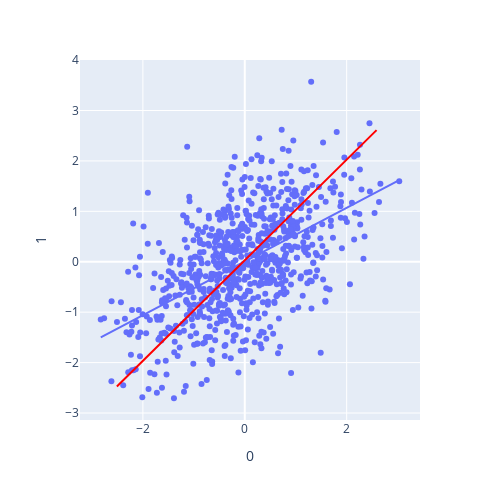

The code cell stored with this chart in its notebook:
### Code cell
cov = np.array([[1, 0.5], [0.5, 1]])
X = np.random.multivariate_normal([0, 0], cov, size=800)

fig = px.scatter(X,x=0,y=1, trendline="ols")
fig.add_traces(
    px.line(sm.PCA(X).project(ncomp=1) ,x=0,y=1).update_traces(line_color="red").data, 
).update_layout(width=500, height=500)

### Figure 1 — Plotly figure (JSON) as saved in the notebook; plotly's stock layout.template omitted (floating-point values rounded to 4 significant figures; data arrays with more than 128 entries replaced by an {"elided": "..."} marker saying what was removed)
{"data": [{"hovertemplate": "0=%{x}<br>1=%{y}<extra></extra>", "legendgroup": "", "marker": {"color": "#636efa", "symbol": "circle"}, "mode": "markers", "name": "", "orientation": "v", "showlegend": false, "type": "scatter", "x": {"elided": "800 float values"}, "xaxis": "x", "y": {"elided": "800 float values"}, "yaxis": "y"}, {"hovertemplate": "<b>OLS trendline</b><br>1 = 0.532171 * 0 + 0.00327944<br>R<sup>2</sup>=0.284600<br><br>0=%{x}<br>1=%{y} <b>(trend)</b><extra></extra>", "legendgroup": "", "marker": {"color": "#636efa", "symbol": "circle"}, "mode": "lines", "name": "", "showlegend": false, "type": "scatter", "x": {"elided": "800 float values"}, "xaxis": "x", "y": {"elided": "800 float values"}, "yaxis": "y"}, {"hovertemplate": "0=%{x}<br>1=%{y}<extra></extra>", "legendgroup": "", "line": {"color": "red", "dash": "solid"}, "marker": {"symbol": "circle"}, "mode": "lines", "name": "", "orientation": "v", "showlegend": false, "type": "scatter", "x": {"elided": "800 float values"}, "xaxis": "x", "y": {"elided": "800 float values"}, "yaxis": "y"}], "layout": {"height": 500, "legend": {"tracegroupgap": 0}, "margin": {"t": 60}, "width": 500, "xaxis": {"anchor": "y", "autorange": true, "domain": [0, 1], "range": [-3.235, 3.44], "title": {"text": "0"}, "type": "linear"}, "yaxis": {"anchor": "x", "autorange": true, "domain": [0, 1], "range": [-3.139, 4.002], "title": {"text": "1"}, "type": "linear"}}}
